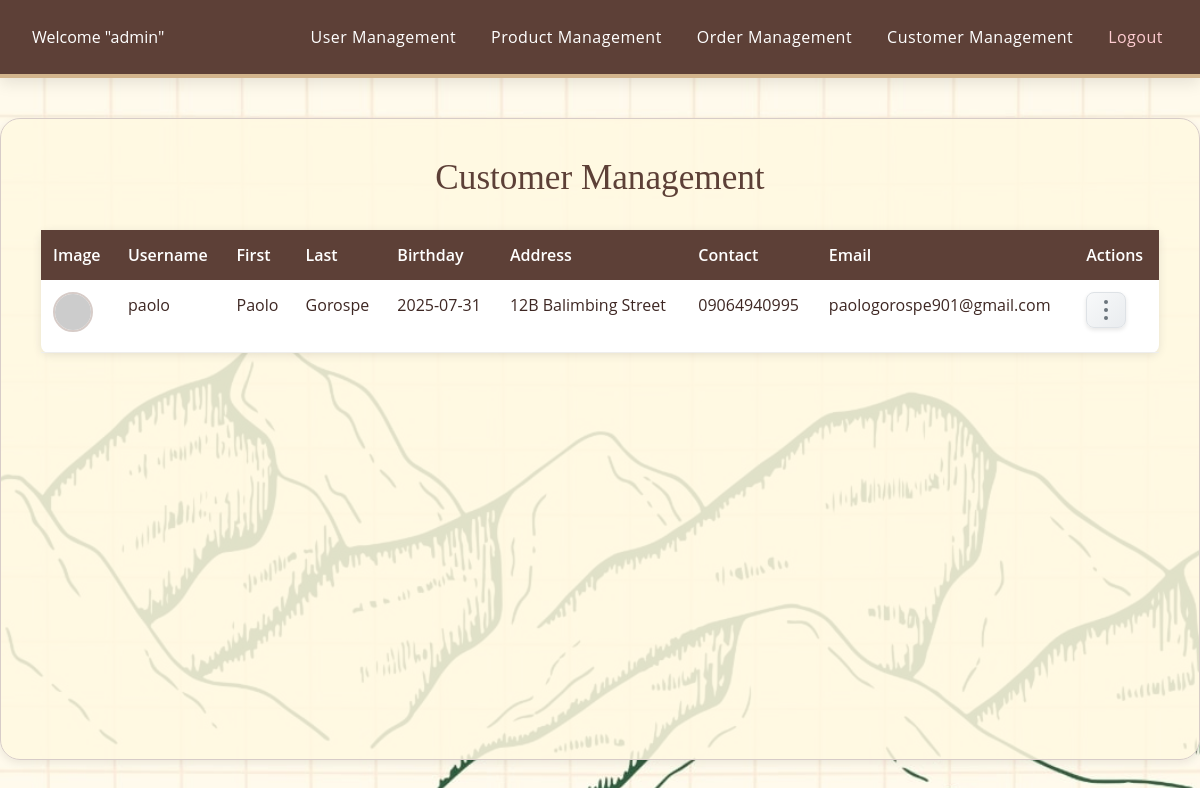
The page /customers.php (signed in) on the database its author committed.
### tables this page shows
CREATE TABLE `users` (
  `id` int(11) NOT NULL,
  `username` varchar(50) NOT NULL,
  `password` varchar(100) NOT NULL,
  `email` varchar(100) DEFAULT NULL,
  `address` varchar(150) DEFAULT NULL,
  `contact` varchar(50) DEFAULT NULL,
  `birthday` date DEFAULT NULL,
  `profile_image` varchar(150) DEFAULT NULL,
  `created_at` timestamp NOT NULL DEFAULT current_timestamp(),
  `firstname` varchar(50) DEFAULT NULL,
  `lastname` varchar(50) DEFAULT NULL,
  `region` varchar(100) DEFAULT NULL,
  `province` varchar(100) DEFAULT NULL,
  `city` varchar(100) DEFAULT NULL,
  `barangay` varchar(100) DEFAULT NULL,
  `blocked` tinyint(1) NOT NULL DEFAULT 0
);

### customers.php (the view, shortened to what this page needs)
<?php
$mysqli = new mysqli('localhost', 'root', '', 'onlinestore');
$hasBlocked = false;
$checkBlocked = $mysqli->query("SHOW COLUMNS FROM users LIKE 'blocked'");
if ($checkBlocked && $checkBlocked->num_rows > 0) $hasBlocked = true;
$customers = [];
$res = $mysqli->query('SELECT id, username, firstname, lastname, address, contact, birthday, email, profile_image' . ($hasBlocked ? ', blocked' : '') . ' FROM users ORDER BY lastname, firstname');
while ($res && $row = $res->fetch_assoc()) {
    $customers[] = [
        'id' => $row['id'],
        'image' => $row['profile_image'] ?: 'https://placehold.co/40x40/cccccc/000000?text=' . strtoupper(substr($row['firstname'],0,1).substr($row['lastname'],0,1)),
        'username' => $row['username'],
        'first' => $row['firstname'],
        'last' => $row['lastname'],
        'birthday' => $row['birthday'],
        'address' => $row['address'],
        'contact' => $row['contact'],
        'email' => $row['email'],
        'blocked' => $hasBlocked ? $row['blocked'] : 0
    ];
}
?>
<!DOCTYPE html>
<html lang="en">
<head>
<link rel="stylesheet" href="style.css">
<link rel="stylesheet" href="https://cdnjs.cloudflare.com/ajax/libs/font-awesome/6.5.1/css/all.min.css">
</head>
<body>
<header class="admin-header-bar">
    <div>Welcome "<?=htmlspecialchars($_SESSION['username'])?>"</div>
    <nav>
        <a href="admin.php">User Management</a>
        <a href="product_management.php">Product Management</a>
        <a href="orders.php">Order Management</a>
        <a href="customers.php">Customer Management</a>
        <a href="logout.php" style="color:#FFCDD2">Logout</a>
    </nav>
</header>
<main class="container">
    <h2>Customer Management</h2>
    <table class="users-table">
        <thead>
            <tr>
                <th>Image</th>
                <th>Username</th>
                <th>First</th>
                <th>Last</th>
                <th>Birthday</th>
                <th>Address</th>
                <th>Contact</th>
                <th>Email</th>
                <th>Actions</th>
            </tr>
        </thead>
        <tbody>
        <?php foreach($customers as $c):?>
            <tr data-id="<?=$c['id']?>">
                <td><img src="<?=htmlspecialchars($c['image'])?>"></td>
                <td><?=htmlspecialchars($c['username'])?></td>
                <td><?=htmlspecialchars($c['first'])?></td>
                <td><?=htmlspecialchars($c['last'])?></td>
                <td><?=htmlspecialchars($c['birthday'])?></td>
                <td><?=htmlspecialchars($c['address'])?></td>
                <td><?=htmlspecialchars($c['contact'])?></td>
                <td><?=htmlspecialchars($c['email'])?></td>
                <td class="actions-cell">
                    <button class="actions-btn" title="More actions"></button>
                </td>
            </tr>
        <?php endforeach;?>
        </tbody>
    </table>
</main>
</body>
</html>

### style.css (style rules this page uses)
:root { --kf-primary-brown: #5D4037; --kf-secondary-brown: #795548; --kf-light-beige: #F5F5DC; --kf-cream: #FFF8E1; --kf-off-white: #FAF7F2; --kf-gold: #B08D57; --kf-muted-green: #687A61; --kf-dark-green: #384a3e; --kf-terracotta: #A1662F; --kf-text-dark: #3E2723; --kf-text-medium: #6D4C41; --kf-text-light: #A1887F; --kf-border-color: #D7CCC8; --kf-shadow-soft: 0 3px 8px rgba(0, 0, 0, 0.08); --kf-shadow-medium: 0 5px 15px rgba(0, 0, 0, 0.1); --kf-font-serif-headings: 'Cormorant Garamond', 'Lora', 'Georgia', serif; --kf-font-sans-body: ' Lato', 'Open Sans','Helvetica Neue', Arial, sans-serif; --kf-font-script-accent: 'Dancing Script', 'Parisienne', cursive; --kf-border-radius: 20px; --kf-transition-smooth: all 0.3s ease-in-out; }
* { margin: 0; padding: 0; box-sizing: border-box; }
html { scroll-behavior: smooth; font-size: 16px; }
body { font-family: var(--kf-font-sans-body); line-height: 1.65; color: var(--kf-text-dark); background-color: var(--kf-light-beige); background-image: url('image/background.jpg'); background-size: cover; background-repeat: no-repeat; background-position: center center; background-attachment: fixed; min-height: 100vh; display: flex; flex-direction: column; -webkit-font-smoothing: antialiased; -moz-osx-font-smoothing: grayscale; }
header { background-color: var(--kf-primary-brown); color: var(--kf-off-white); padding: 0.8rem 0; box-shadow: var(--kf-shadow-medium); position: sticky; top: 0; z-index: 1000; border-bottom: 2px solid var(--kf-gold); }
nav a { color: rgba(255, 248, 225, 0.85); text-decoration: none; font-family: var(--kf-font-sans-body); font-weight: 500; font-size: 1rem; padding: 8px 5px; position: relative; transition: var(--kf-transition-smooth); letter-spacing: 0.5px; }
nav a::after { content: ''; position: absolute; width: 0; height: 1px; background-color: var(--kf-gold); left: 0; bottom: -1px; transition: width 0.3s ease-out; }
main.container { max-width: 1280px; width: 100%; margin: 40px auto; padding: 35px 40px; background-color: rgba(255, 248, 225, 0.85); border-radius: var(--kf-border-radius); box-shadow: var(--kf-shadow-soft); border: 1px solid var(--kf-border-color); flex-grow: 1; }
h1, h2, h3, h4, h5, h6 { color: var(--kf-text-dark); line-height: 1.35; }
h2 { font-family: var(--kf-font-serif-headings); font-size: 2.2rem; margin-bottom: 28px; text-align: center; font-weight: 500; color: var(--kf-primary-brown); }

### customers.php (style rules this page uses)
.admin-header-bar { background: #5D4037; color: #fff; display: flex; justify-content: space-between; align-items: center; padding: 1rem 2rem; border-bottom: 4px solid #D2B48C; }
.admin-header-bar nav { display: flex; gap: 25px; }
.admin-header-bar nav a { color: #fff; text-decoration: none; font-weight: 500; transition: .2s; }
.container { max-width: 1200px; margin: 0 auto; padding: 20px; }
.users-table { width: 100%; border-collapse: collapse; margin-top: 20px; background: #fff; border-radius: 8px; overflow: visible; box-shadow: 0 2px 10px rgba(0,0,0,0.1); }
.users-table th { background: #5D4037; color: #fff; padding: 12px; text-align: left; font-weight: 600; }
.users-table td { padding: 12px; border-bottom: 1px solid #eee; vertical-align: top; }
.users-table img { width: 40px; height: 40px; border-radius: 50%; object-fit: cover; border: 2px solid #D7CCC8; }
.actions-btn { background: linear-gradient(135deg, #f8f9fa 0%, #e9ecef 100%); border: 1px solid #dee2e6; font-size: 16px; cursor: pointer; color: #6c757d; transition: all 0.3s ease; padding: 8px 12px; border-radius: 8px; box-shadow: 0 2px 4px rgba(0,0,0,0.1); position: relative; min-width: 40px; height: 36px; display: flex; align-items: center; justify-content: center; }
.actions-btn::before { content: ''; position: absolute; top: 50%; left: 50%; width: 4px; height: 4px; background: currentColor; border-radius: 50%; transform: translate(-50%, -50%); box-shadow: 0 -8px 0 currentColor, 0 8px 0 currentColor; }
.actions-cell { position: relative; text-align: center; overflow: visible; }

### rows shown on the page
users: username "paolo", firstname "Paolo", lastname "Gorospe", birthday "2025-07-31", address "12B Balimbing Street", contact "09064940995", email "paologorospe901@gmail.com"

### other values the page prints
$_SESSION['username'] "admin"
